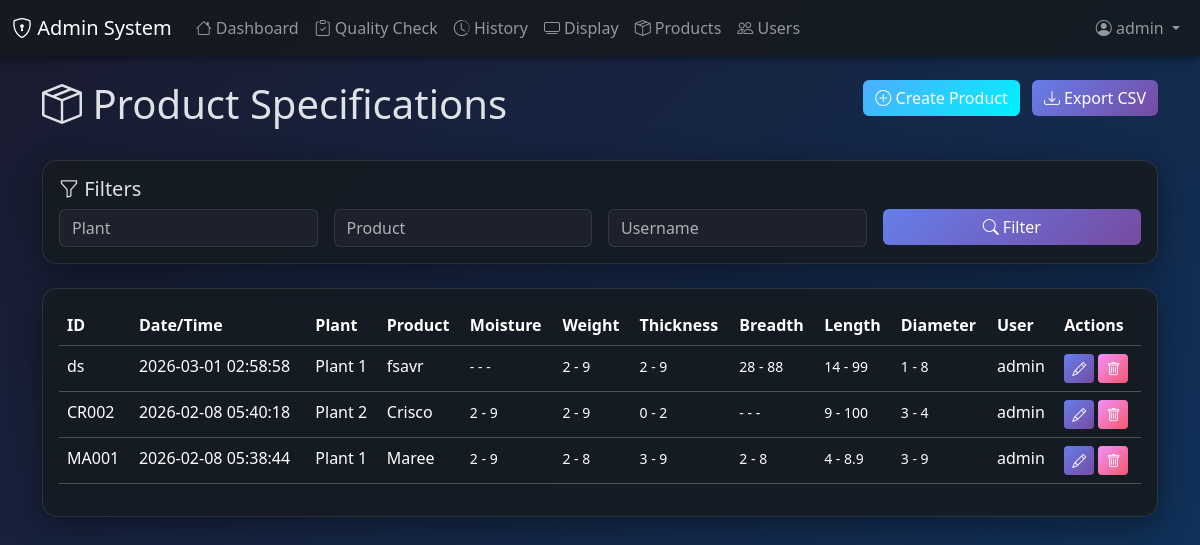
The page /products (signed in) on the database its author committed.
### main.py (models this page shows)
class Product(db.Model):
    id = db.Column(db.String(50), primary_key=True)  # User-defined ID
    create_date = db.Column(db.DateTime, default=datetime.utcnow)
    plant = db.Column(db.String(100), nullable=False)
    product = db.Column(db.String(100), nullable=False)
    moisture_min = db.Column(db.String(20), nullable=False)  # Can be number or "-"
    moisture_max = db.Column(db.String(20), nullable=False)
    weight_min = db.Column(db.String(20), nullable=False)
    weight_max = db.Column(db.String(20), nullable=False)
    thickness_min = db.Column(db.String(20), nullable=False)
    thickness_max = db.Column(db.String(20), nullable=False)
    breadth_min = db.Column(db.String(20), nullable=False)
    breadth_max = db.Column(db.String(20), nullable=False)
    length_min = db.Column(db.String(20), nullable=False)
    length_max = db.Column(db.String(20), nullable=False)
    diameter_min = db.Column(db.String(20), nullable=False)
    diameter_max = db.Column(db.String(20), nullable=False)
    username = db.Column(db.String(80), nullable=False)
    quality_checks = db.relationship('QualityCheck', backref='product', lazy=True)

### main.py (the view)
@app.route('/products')
@login_required
def products():
    plant = request.args.get('plant', '')
    product = request.args.get('product', '')
    username = request.args.get('username', '')
    query = Product.query
    if plant:
        query = query.filter(Product.plant.contains(plant))
    if product:
        query = query.filter(Product.product.contains(product))
    if username:
        query = query.filter(Product.username.contains(username))
    all_products = query.order_by(Product.create_date.desc()).all()
    return render_template('products.html', products=all_products)

### main.py (called while the page is built)
def login_required(f):
    @wraps(f)
    def decorated(*args, **kwargs):
        if 'user_id' not in session:
            flash('Please login first', 'danger')
            return redirect(url_for('login'))
        return f(*args, **kwargs)
    return decorated

### templates/products.html (shortened to what this page needs)
{% extends "base.html" %}
{% block content %}
<div class="row mb-4">
    <div class="col">
        <h1><i class="bi bi-box-seam"></i> Product Specifications</h1>
    </div>
    <div class="col-auto">
        {% if session.role == 'ADMIN' %}
        <a href="{{ url_for('create_product') }}" class="btn btn-success me-2">
            <i class="bi bi-plus-circle"></i> Create Product
        </a>
        {% endif %}
        <a href="{{ url_for('export_csv', plant=request.args.get('plant', ''), product=request.args.get('product', ''), username=request.args.get('username', '')) }}" class="btn btn-primary">
            <i class="bi bi-download"></i> Export CSV
        </a>
    </div>
</div>
<div class="card mb-4">
    <div class="card-body">
        <h5 class="card-title"><i class="bi bi-funnel"></i> Filters</h5>
        <form method="GET" class="row g-3">
            <div class="col-md-3">
                <input type="text" name="plant" class="form-control" placeholder="Plant" value="{{ request.args.get('plant', '') }}">
            </div>
            <div class="col-md-3">
                <input type="text" name="product" class="form-control" placeholder="Product" value="{{ request.args.get('product', '') }}">
            </div>
            <div class="col-md-3">
                <input type="text" name="username" class="form-control" placeholder="Username" value="{{ request.args.get('username', '') }}">
            </div>
            <div class="col-md-3">
                <button type="submit" class="btn btn-primary w-100">
                    <i class="bi bi-search"></i> Filter
                </button>
            </div>
        </form>
    </div>
</div>
<div class="card">
    <div class="card-body">
        <div class="table-responsive">
            <table class="table table-dark table-hover">
                <thead>
                    <tr>
                        <th>ID</th>
                        <th>Date/Time</th>
                        <th>Plant</th>
                        <th>Product</th>
                        <th>Moisture</th>
                        <th>Weight</th>
                        <th>Thickness</th>
                        <th>Breadth</th>
                        <th>Length</th>
                        <th>Diameter</th>
                        <th>User</th>
                        {% if session.role == 'ADMIN' %}
                        <th>Actions</th>
                        {% endif %}
                    </tr>
                </thead>
                <tbody>
                    {% for p in products %}
                    <tr>
                        <td>{{ p.id }}</td>
                        <td>{{ p.create_date.strftime('%Y-%m-%d %H:%M:%S') }}</td>
                        <td>{{ p.plant }}</td>
                        <td>{{ p.product }}</td>
                        <td><small>{{ p.moisture_min }} - {{ p.moisture_max }}</small></td>
                        <td><small>{{ p.weight_min }} - {{ p.weight_max }}</small></td>
                        <td><small>{{ p.thickness_min }} - {{ p.thickness_max }}</small></td>
                        <td><small>{{ p.breadth_min }} - {{ p.breadth_max }}</small></td>
                        <td><small>{{ p.length_min }} - {{ p.length_max }}</small></td>
                        <td><small>{{ p.diameter_min }} - {{ p.diameter_max }}</small></td>
                        <td>{{ p.username }}</td>
                        {% if session.role == 'ADMIN' %}
                        <td>
                            <a href="{{ url_for('edit_product', product_id=p.id) }}" class="btn btn-sm btn-primary">
                                <i class="bi bi-pencil"></i>
                            </a>
                            <a href="{{ url_for('delete_product', product_id=p.id) }}"
                               class="btn btn-sm btn-danger"
                               onclick="return confirm('Delete this product?\n\nWarning: This will also delete all associated quality check records!')">
                                <i class="bi bi-trash"></i>
                            </a>
                        </td>
                        {% endif %}
                    </tr>
                    {% endfor %}
                </tbody>
            </table>
        </div>
    </div>
</div>
{% endblock %}

### templates/base.html (style rules this page uses)
body { background: linear-gradient(135deg, #1a1a2e 0%, #0f3460 100%); min-height: 100vh; }
.card { background: rgba(22, 27, 34, 0.9); border: 1px solid rgba(255, 255, 255, 0.1); border-radius: 15px; box-shadow: 0 8px 32px rgba(0, 0, 0, 0.4); }
.btn-primary { background: linear-gradient(135deg, #667eea 0%, #764ba2 100%); border: none; }
.btn-danger { background: linear-gradient(135deg, #f093fb 0%, #f5576c 100%); border: none; }
.btn-success { background: linear-gradient(135deg, #4facfe 0%, #00f2fe 100%); border: none; }
.table { color: #e0e0e0; }
.table-dark { --bs-table-bg: rgba(22, 27, 34, 0.6); }
.form-control, .form-select { background: rgba(30, 35, 45, 0.8); border: 1px solid rgba(255, 255, 255, 0.1); color: #e0e0e0; }

### rows shown on the page
Product: id "ds", create_date "2026-03-01 02:58:58", plant "Plant 1", product "fsavr", moisture_min "-", moisture_max "-", weight_min "2", weight_max "9", thickness_min "2", thickness_max "9", breadth_min "28", breadth_max "88", length_min "14", length_max "99", diameter_min "1", diameter_max "8", username "admin"
Product: id "CR002", create_date "2026-02-08 05:40:18", plant "Plant 2", product "Crisco", moisture_min "2", moisture_max "9", weight_min "2", weight_max "9", thickness_min "0", thickness_max "2", breadth_min "-", breadth_max "-", length_min "9", length_max "100", diameter_min "3", diameter_max "4", username "admin"
Product: id "MA001", create_date "2026-02-08 05:38:44", plant "Plant 1", product "Maree", moisture_min "2", moisture_max "9", weight_min "2", weight_max "8", thickness_min "3", thickness_max "9", breadth_min "2", breadth_max "8", length_min "4", length_max "8.9", diameter_min "3", diameter_max "9", username "admin"

### other values the page prints
{{ session.username }} "admin"
